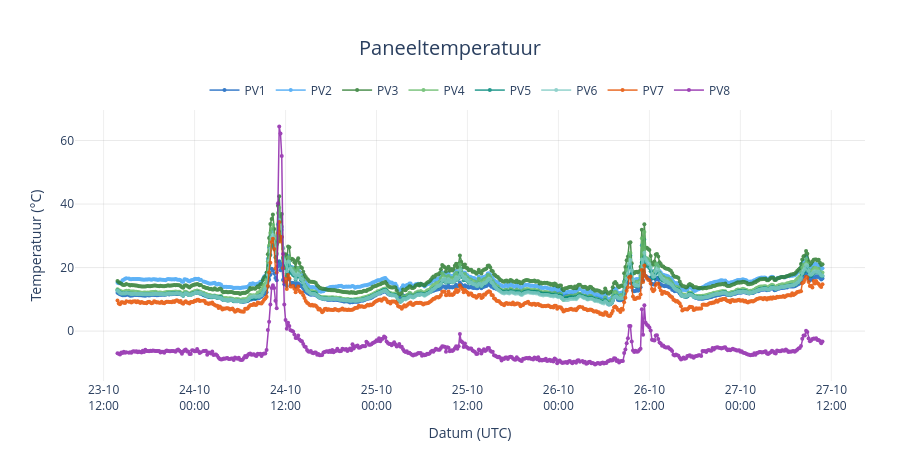
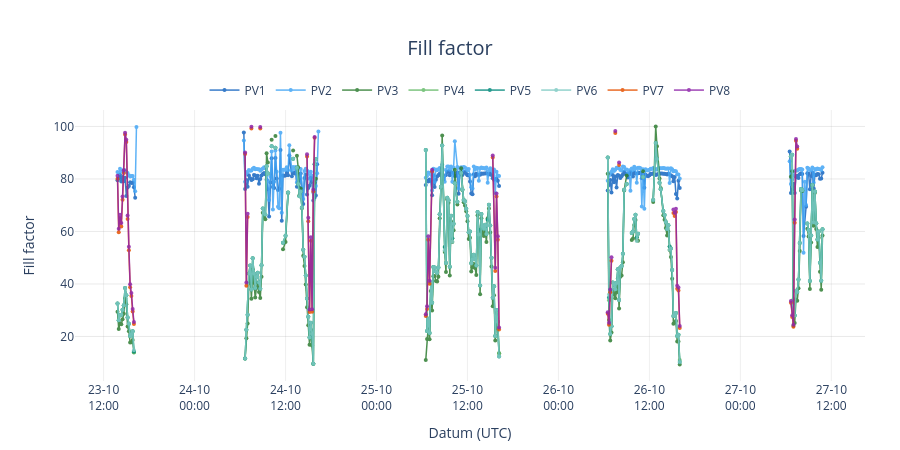
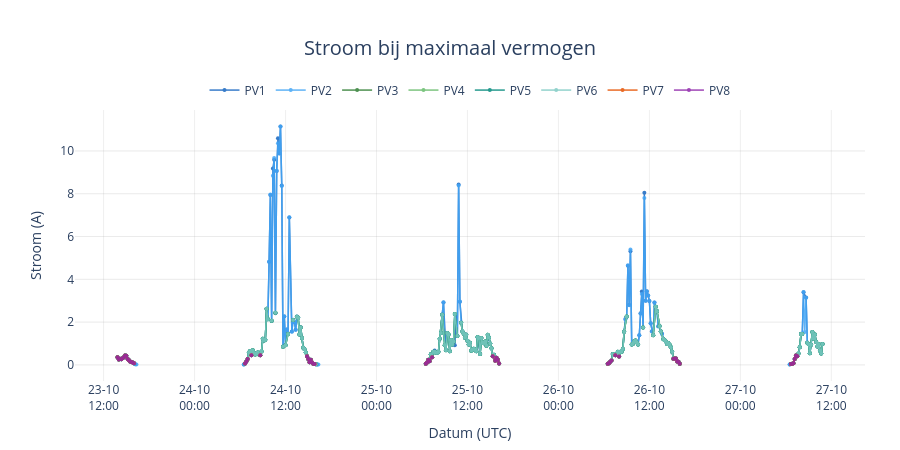
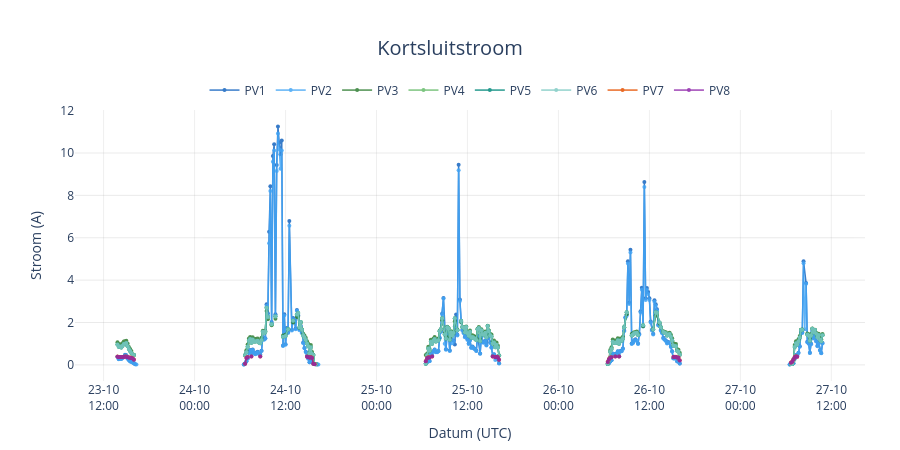

Notebook source saved alongside these figures, in order:
### Markdown cell above
### 3.3 Tijdreeksen van de zonnepaneelmetingen

Naast de verdeling van de meetwaarden is ook het verloop in de tijd interessant. Daarom worden de zes meetvariabelen uitgezet tegen de tijd.

De tijdreeksen geven inzicht in:

- De veranderingen in paneeltemperatuur gedurende de meetperiode.
- De variatie in de fill factor en elektrische meetwaarden.
- De overeenkomsten en verschillen tussen zonnepanelen.
- De aanwezigheid van uitschieters, onderbrekingen en terugkerende patronen.

De grafieken geven een overzicht van het tijdsafhankelijke gedrag van de zonnepanelen en illustreren welke natuurkundige relaties met deze dataset onderzocht zouden kunnen worden.

### Code cell
import pandas as pd
import plotly.graph_objects as go

# Meetvariabelen en bijbehorende titels
variabelen = {
    "Pt100": ("Paneeltemperatuur", "Temperatuur (°C)"),
    "ff": ("Fill factor", "Fill factor"),
    "impp": ("Stroom bij maximaal vermogen", "Stroom (A)"),
    "isc": ("Kortsluitstroom", "Stroom (A)"),
    "vmpp": ("Spanning bij maximaal vermogen", "Spanning (V)"),
    "voc": ("Openklemspanning", "Spanning (V)"),
    "CMP-10": ("CMP-10 metingen", "CMP-10 (eenheid onbekend)")
}

# Vaste kleuren per zonnepaneel
paneelkleuren = {
    "PvDevice-1": "#1565C0",
    "PvDevice-2": "#42A5F5",
    "PvDevice-3": "#2E7D32",
    "PvDevice-4": "#66BB6A",
    "PvDevice-5": "#00897B",
    "PvDevice-6": "#80CBC4",
    "PvDevice-7": "#E65100",
    "PvDevice-8": "#8E24AA"
}

# Data voorbereiden
df_tijd = df_solar.copy()

df_tijd["_time"] = pd.to_datetime(
    df_tijd["_time"], utc=True
)

# Panelen sorteren
panelen = sorted(
    df_tijd["label"].dropna().unique(),
    key=lambda naam: int(naam.split("-")[-1])
)

# Voor iedere variabele een onafhankelijke figuur
for variabele, (titel, eenheid) in variabelen.items():

    fig = go.Figure()

    # CMP-10 als één gezamenlijke tijdreeks weergeven
    if variabele == "CMP-10":

        data = df_tijd[["_time", "CMP-10"]].copy()

        data["CMP-10"] = pd.to_numeric(
            data["CMP-10"], errors="coerce"
        )

        data = data.dropna(
            subset=["_time", "CMP-10"]
        )

        # Eén waarde per tijdstip, om overlappende
        # registraties van meerdere panelen te voorkomen
        data = (
            data.groupby("_time", as_index=False)["CMP-10"]
            .median()
            .sort_values("_time")
        )

        # Meetgaten bepalen
        tijdverschil = (
            data["_time"]
            .diff()
            .dt.total_seconds()
            .div(60)
        )

        x_waarden = []
        y_waarden = []

        for tijd, waarde, verschil in zip(
            data["_time"],
            data["CMP-10"],
            tijdverschil
        ):

            if pd.notna(verschil) and verschil > 20:
                x_waarden.append(tijd)
                y_waarden.append(None)

            x_waarden.append(tijd)
            y_waarden.append(float(waarde))

        fig.add_trace(
            go.Scatter(
                x=x_waarden,
                y=y_waarden,
                mode="lines+markers",
                name="CMP-10",
                line=dict(
                    color="#D69E2E",
                    width=1.8
                ),
                marker=dict(size=3),
                opacity=0.9,
                connectgaps=False,
                hovertemplate=(
                    "<b>CMP-10</b>"
                    "<br>Tijd: %{x|%d-%m-%Y %H:%M}"
                    "<br>Waarde: %{y:.2f}"
                    "<extra></extra>"
                )
            )
        )

    # Overige variabelen per zonnepaneel weergeven
    else:

        for paneel in panelen:

            data = (
                df_tijd[df_tijd["label"] == paneel]
                .sort_values("_time")
                .copy()
            )

            # Alleen beschikbare waarden van deze variabele
            data = data.dropna(subset=[variabele])

            # Meetgaten groter dan 20 minuten bepalen
            tijdverschil = (
                data["_time"]
                .diff()
                .dt.total_seconds()
                .div(60)
            )

            x_waarden = []
            y_waarden = []

            for tijd, waarde, verschil in zip(
                data["_time"],
                data[variabele],
                tijdverschil
            ):

                if pd.notna(verschil) and verschil > 20:
                    x_waarden.append(tijd)
                    y_waarden.append(None)

                x_waarden.append(tijd)
                y_waarden.append(float(waarde))

            paneelnaam = paneel.replace("PvDevice-", "PV")

            # Meetreeks toevoegen
            fig.add_trace(
                go.Scatter(
                    x=x_waarden,
                    y=y_waarden,
                    mode="lines+markers",
                    name=paneelnaam,
                    line=dict(
                        color=paneelkleuren[paneel],
                        width=1.5
                    ),
                    marker=dict(size=4),
                    opacity=0.85,
                    connectgaps=False,
                    hovertemplate=(
                        f"<b>{paneelnaam}</b>"
                        "<br>Tijd: %{x|%d-%m-%Y %H:%M}"
                        "<br>Waarde: %{y:.2f}"
                        "<extra></extra>"
                    )
                )
            )

    # Opmaak van iedere individuele figuur
    fig.update_layout(
        title=dict(
            text=titel,
            x=0.5,
            xanchor="center",
            font=dict(size=20)
        ),
        xaxis_title="Datum (UTC)",
        yaxis_title=eenheid,
        height=450,
        template="plotly_white",
        hovermode="closest",
        showlegend=(variabele != "CMP-10"),
        legend=dict(
            orientation="h",
            x=0.5,
            xanchor="center",
            y=1.02,
            yanchor="bottom"
        ),
        margin=dict(
            l=75,
            r=35,
            t=110,
            b=65
        )
    )

    fig.update_xaxes(
        tickformat="%d-%m\n%H:%M",
        showgrid=True,
        gridcolor="rgba(150,150,150,0.15)"
    )

    fig.update_yaxes(
        showgrid=True,
        gridcolor="rgba(150,150,150,0.2)",
        zeroline=False
    )

    # Elke figuur afzonderlijk weergeven
    fig.show()

### Figure 1 — Plotly figure (JSON) as saved in the notebook; plotly's stock layout.template omitted (floating-point values rounded to 4 significant figures; data arrays with more than 128 entries replaced by an {"elided": "..."} marker saying what was removed)
{"data": [{"connectgaps": false, "hovertemplate": "<b>PV1</b><br>Tijd: %{x|%d-%m-%Y %H:%M}<br>Waarde: %{y:.2f}<extra></extra>", "line": {"color": "#1565C0", "width": 1.5}, "marker": {"size": 4}, "mode": "lines+markers", "name": "PV1", "opacity": 0.85, "type": "scatter", "x": {"elided": "556 str values"}, "y": {"elided": "556 float values"}}, {"connectgaps": false, "hovertemplate": "<b>PV2</b><br>Tijd: %{x|%d-%m-%Y %H:%M}<br>Waarde: %{y:.2f}<extra></extra>", "line": {"color": "#42A5F5", "width": 1.5}, "marker": {"size": 4}, "mode": "lines+markers", "name": "PV2", "opacity": 0.85, "type": "scatter", "x": {"elided": "556 str values"}, "y": {"elided": "556 float values"}}, {"connectgaps": false, "hovertemplate": "<b>PV3</b><br>Tijd: %{x|%d-%m-%Y %H:%M}<br>Waarde: %{y:.2f}<extra></extra>", "line": {"color": "#2E7D32", "width": 1.5}, "marker": {"size": 4}, "mode": "lines+markers", "name": "PV3", "opacity": 0.85, "type": "scatter", "x": {"elided": "556 str values"}, "y": {"elided": "556 float values"}}, {"connectgaps": false, "hovertemplate": "<b>PV4</b><br>Tijd: %{x|%d-%m-%Y %H:%M}<br>Waarde: %{y:.2f}<extra></extra>", "line": {"color": "#66BB6A", "width": 1.5}, "marker": {"size": 4}, "mode": "lines+markers", "name": "PV4", "opacity": 0.85, "type": "scatter", "x": {"elided": "556 str values"}, "y": {"elided": "556 float values"}}, {"connectgaps": false, "hovertemplate": "<b>PV5</b><br>Tijd: %{x|%d-%m-%Y %H:%M}<br>Waarde: %{y:.2f}<extra></extra>", "line": {"color": "#00897B", "width": 1.5}, "marker": {"size": 4}, "mode": "lines+markers", "name": "PV5", "opacity": 0.85, "type": "scatter", "x": {"elided": "556 str values"}, "y": {"elided": "556 float values"}}, {"connectgaps": false, "hovertemplate": "<b>PV6</b><br>Tijd: %{x|%d-%m-%Y %H:%M}<br>Waarde: %{y:.2f}<extra></extra>", "line": {"color": "#80CBC4", "width": 1.5}, "marker": {"size": 4}, "mode": "lines+markers", "name": "PV6", "opacity": 0.85, "type": "scatter", "x": {"elided": "556 str values"}, "y": {"elided": "556 float values"}}, {"connectgaps": false, "hovertemplate": "<b>PV7</b><br>Tijd: %{x|%d-%m-%Y %H:%M}<br>Waarde: %{y:.2f}<extra></extra>", "line": {"color": "#E65100", "width": 1.5}, "marker": {"size": 4}, "mode": "lines+markers", "name": "PV7", "opacity": 0.85, "type": "scatter", "x": {"elided": "556 str values"}, "y": {"elided": "556 float values"}}, {"connectgaps": false, "hovertemplate": "<b>PV8</b><br>Tijd: %{x|%d-%m-%Y %H:%M}<br>Waarde: %{y:.2f}<extra></extra>", "line": {"color": "#8E24AA", "width": 1.5}, "marker": {"size": 4}, "mode": "lines+markers", "name": "PV8", "opacity": 0.85, "type": "scatter", "x": {"elided": "556 str values"}, "y": {"elided": "556 float values"}}], "layout": {"height": 450, "hovermode": "closest", "legend": {"orientation": "h", "x": 0.5, "xanchor": "center", "y": 1.02, "yanchor": "bottom"}, "margin": {"b": 65, "l": 75, "r": 35, "t": 110}, "showlegend": true, "title": {"font": {"size": 20}, "text": "Paneeltemperatuur", "x": 0.5, "xanchor": "center"}, "xaxis": {"gridcolor": "rgba(150,150,150,0.15)", "showgrid": true, "tickformat": "%d-%m\n%H:%M", "title": {"text": "Datum (UTC)"}}, "yaxis": {"gridcolor": "rgba(150,150,150,0.2)", "showgrid": true, "title": {"text": "Temperatuur (°C)"}, "zeroline": false}}}

### Figure 2 — Plotly figure (JSON) as saved in the notebook; plotly's stock layout.template omitted (floating-point values rounded to 4 significant figures; data arrays with more than 128 entries replaced by an {"elided": "..."} marker saying what was removed)
{"data": [{"connectgaps": false, "hovertemplate": "<b>PV1</b><br>Tijd: %{x|%d-%m-%Y %H:%M}<br>Waarde: %{y:.2f}<extra></extra>", "line": {"color": "#1565C0", "width": 1.5}, "marker": {"size": 4}, "mode": "lines+markers", "name": "PV1", "opacity": 0.85, "type": "scatter", "x": {"elided": "213 str values"}, "y": {"elided": "213 float values"}}, {"connectgaps": false, "hovertemplate": "<b>PV2</b><br>Tijd: %{x|%d-%m-%Y %H:%M}<br>Waarde: %{y:.2f}<extra></extra>", "line": {"color": "#42A5F5", "width": 1.5}, "marker": {"size": 4}, "mode": "lines+markers", "name": "PV2", "opacity": 0.85, "type": "scatter", "x": {"elided": "222 str values"}, "y": {"elided": "222 float values"}}, {"connectgaps": false, "hovertemplate": "<b>PV3</b><br>Tijd: %{x|%d-%m-%Y %H:%M}<br>Waarde: %{y:.2f}<extra></extra>", "line": {"color": "#2E7D32", "width": 1.5}, "marker": {"size": 4}, "mode": "lines+markers", "name": "PV3", "opacity": 0.85, "type": "scatter", "x": {"elided": "188 str values"}, "y": {"elided": "188 float values"}}, {"connectgaps": false, "hovertemplate": "<b>PV4</b><br>Tijd: %{x|%d-%m-%Y %H:%M}<br>Waarde: %{y:.2f}<extra></extra>", "line": {"color": "#66BB6A", "width": 1.5}, "marker": {"size": 4}, "mode": "lines+markers", "name": "PV4", "opacity": 0.85, "type": "scatter", "x": {"elided": "188 str values"}, "y": {"elided": "188 float values"}}, {"connectgaps": false, "hovertemplate": "<b>PV5</b><br>Tijd: %{x|%d-%m-%Y %H:%M}<br>Waarde: %{y:.2f}<extra></extra>", "line": {"color": "#00897B", "width": 1.5}, "marker": {"size": 4}, "mode": "lines+markers", "name": "PV5", "opacity": 0.85, "type": "scatter", "x": {"elided": "188 str values"}, "y": {"elided": "188 float values"}}, {"connectgaps": false, "hovertemplate": "<b>PV6</b><br>Tijd: %{x|%d-%m-%Y %H:%M}<br>Waarde: %{y:.2f}<extra></extra>", "line": {"color": "#80CBC4", "width": 1.5}, "marker": {"size": 4}, "mode": "lines+markers", "name": "PV6", "opacity": 0.85, "type": "scatter", "x": {"elided": "188 str values"}, "y": {"elided": "188 float values"}}, {"connectgaps": false, "hovertemplate": "<b>PV7</b><br>Tijd: %{x|%d-%m-%Y %H:%M}<br>Waarde: %{y:.2f}<extra></extra>", "line": {"color": "#E65100", "width": 1.5}, "marker": {"size": 4}, "mode": "lines+markers", "name": "PV7", "opacity": 0.85, "type": "scatter", "x": ["2026-10-23T13:50:00+00:00", "2026-10-23T14:00:00+00:00", "2026-10-23T14:10:00+00:00", "2026-10-23T14:20:00+00:00", "2026-10-23T14:30:00+00:00", "2026-10-23T14:40:00+00:00", "2026-10-23T14:50:00+00:00", "2026-10-23T15:00:00+00:00", "2026-10-23T15:10:00+00:00", "2026-10-23T15:20:00+00:00", "2026-10-23T15:30:00+00:00", "2026-10-23T15:40:00+00:00", "2026-10-23T15:50:00+00:00", "2026-10-23T16:00:00+00:00", "2026-10-24T06:40:00+00:00", "2026-10-24T06:40:00+00:00", "2026-10-24T06:50:00+00:00", "2026-10-24T07:00:00+00:00", "2026-10-24T07:30:00+00:00", "2026-10-24T07:30:00+00:00", "2026-10-24T08:40:00+00:00", "2026-10-24T08:40:00+00:00", "2026-10-24T14:50:00+00:00", "2026-10-24T14:50:00+00:00", "2026-10-24T15:00:00+00:00", "2026-10-24T15:10:00+00:00", "2026-10-24T15:20:00+00:00", "2026-10-24T15:30:00+00:00", "2026-10-24T15:40:00+00:00", "2026-10-24T15:50:00+00:00", "2026-10-25T06:30:00+00:00", "2026-10-25T06:30:00+00:00", "2026-10-25T06:40:00+00:00", "2026-10-25T06:50:00+00:00", "2026-10-25T07:00:00+00:00", "2026-10-25T07:20:00+00:00", "2026-10-25T15:20:00+00:00", "2026-10-25T15:20:00+00:00", "2026-10-25T15:40:00+00:00", "2026-10-25T15:50:00+00:00", "2026-10-25T16:00:00+00:00", "2026-10-25T16:10:00+00:00", "2026-10-26T06:30:00+00:00", "2026-10-26T06:30:00+00:00", "2026-10-26T06:40:00+00:00", "2026-10-26T06:50:00+00:00", "2026-10-26T07:00:00+00:00", "2026-10-26T07:30:00+00:00", "2026-10-26T07:30:00+00:00", "2026-10-26T08:00:00+00:00", "2026-10-26T08:00:00+00:00", "2026-10-26T15:10:00+00:00", "2026-10-26T15:10:00+00:00", "2026-10-26T15:20:00+00:00", "2026-10-26T15:30:00+00:00", "2026-10-26T15:40:00+00:00", "2026-10-26T15:50:00+00:00", "2026-10-26T16:00:00+00:00", "2026-10-27T06:40:00+00:00", "2026-10-27T06:40:00+00:00", "2026-10-27T06:50:00+00:00", "2026-10-27T07:00:00+00:00", "2026-10-27T07:10:00+00:00", "2026-10-27T07:20:00+00:00", "2026-10-27T07:30:00+00:00"], "y": [80.09, 59.72, 65.08, 61.91, 72.11, 82.26, 96.94, 94.11, 64.75, 52.88, 38.75, 35.47, 29.52, 24.75, null, 89.52, 39.34, 65.47, null, 99.26, null, 99.21, null, 88.53, 63.93, 29.31, 56.49, 29.4, 75.24, 95.73, null, 27.84, 30.5, 56.82, 40.11, 82.83, null, 88.21, 44.98, 73.34, 56.88, 22.69, null, 28.68, 24.44, 36.81, 48.86, null, 97.56, null, 85.36, null, 67.08, 65.93, 67.41, 38.23, 37.55, 23.28, null, 32.89, 27.45, 23.69, 63.29, 94.56, 91.53]}, {"connectgaps": false, "hovertemplate": "<b>PV8</b><br>Tijd: %{x|%d-%m-%Y %H:%M}<br>Waarde: %{y:.2f}<extra></extra>", "line": {"color": "#8E24AA", "width": 1.5}, "marker": {"size": 4}, "mode": "lines+markers", "name": "PV8", "opacity": 0.85, "type": "scatter", "x": ["2026-10-23T13:50:00+00:00", "2026-10-23T14:00:00+00:00", "2026-10-23T14:10:00+00:00", "2026-10-23T14:20:00+00:00", "2026-10-23T14:30:00+00:00", "2026-10-23T14:40:00+00:00", "2026-10-23T14:50:00+00:00", "2026-10-23T15:00:00+00:00", "2026-10-23T15:10:00+00:00", "2026-10-23T15:20:00+00:00", "2026-10-23T15:30:00+00:00", "2026-10-23T15:40:00+00:00", "2026-10-23T15:50:00+00:00", "2026-10-23T16:00:00+00:00", "2026-10-24T06:40:00+00:00", "2026-10-24T06:40:00+00:00", "2026-10-24T06:50:00+00:00", "2026-10-24T07:00:00+00:00", "2026-10-24T07:30:00+00:00", "2026-10-24T07:30:00+00:00", "2026-10-24T08:40:00+00:00", "2026-10-24T08:40:00+00:00", "2026-10-24T14:50:00+00:00", "2026-10-24T14:50:00+00:00", "2026-10-24T15:00:00+00:00", "2026-10-24T15:10:00+00:00", "2026-10-24T15:20:00+00:00", "2026-10-24T15:30:00+00:00", "2026-10-24T15:40:00+00:00", "2026-10-24T15:50:00+00:00", "2026-10-25T06:30:00+00:00", "2026-10-25T06:30:00+00:00", "2026-10-25T06:40:00+00:00", "2026-10-25T06:50:00+00:00", "2026-10-25T07:00:00+00:00", "2026-10-25T07:20:00+00:00", "2026-10-25T15:20:00+00:00", "2026-10-25T15:20:00+00:00", "2026-10-25T15:40:00+00:00", "2026-10-25T15:50:00+00:00", "2026-10-25T16:00:00+00:00", "2026-10-25T16:10:00+00:00", "2026-10-26T06:30:00+00:00", "2026-10-26T06:30:00+00:00", "2026-10-26T06:40:00+00:00", "2026-10-26T06:50:00+00:00", "2026-10-26T07:00:00+00:00", "2026-10-26T07:30:00+00:00", "2026-10-26T07:30:00+00:00", "2026-10-26T08:00:00+00:00", "2026-10-26T08:00:00+00:00", "2026-10-26T15:10:00+00:00", "2026-10-26T15:10:00+00:00", "2026-10-26T15:20:00+00:00", "2026-10-26T15:30:00+00:00", "2026-10-26T15:40:00+00:00", "2026-10-26T15:50:00+00:00", "2026-10-26T16:00:00+00:00", "2026-10-27T06:40:00+00:00", "2026-10-27T06:40:00+00:00", "2026-10-27T06:50:00+00:00", "2026-10-27T07:00:00+00:00", "2026-10-27T07:10:00+00:00", "2026-10-27T07:20:00+00:00", "2026-10-27T07:30:00+00:00"], "y": [81.21, 61.03, 66.39, 63.23, 73.36, 83.34, 97.65, 94.94, 66.07, 54.19, 39.86, 36.55, 30.51, 25.56, null, 90.05, 40.52, 66.77, null, 99.87, null, 99.82, null, 89.46, 65.22, 30.26, 57.8, 30.36, 75.9, 95.96, null, 28.48, 31.53, 58.14, 41.22, 83.52, null, 88.94, 46.14, 74.5, 58.14, 23.44, null, 29.28, 25.22, 37.87, 50.14, null, 98.29, null, 86.26, null, 68.33, 67.17, 68.68, 39.33, 38.66, 24.02, null, 33.5, 28.08, 24.46, 64.58, 95.24, 92.34]}], "layout": {"height": 450, "hovermode": "closest", "legend": {"orientation": "h", "x": 0.5, "xanchor": "center", "y": 1.02, "yanchor": "bottom"}, "margin": {"b": 65, "l": 75, "r": 35, "t": 110}, "showlegend": true, "title": {"font": {"size": 20}, "text": "Fill factor", "x": 0.5, "xanchor": "center"}, "xaxis": {"gridcolor": "rgba(150,150,150,0.15)", "showgrid": true, "tickformat": "%d-%m\n%H:%M", "title": {"text": "Datum (UTC)"}}, "yaxis": {"gridcolor": "rgba(150,150,150,0.2)", "showgrid": true, "title": {"text": "Fill factor"}, "zeroline": false}}}

### Figure 3 — Plotly figure (JSON) as saved in the notebook; plotly's stock layout.template omitted (floating-point values rounded to 4 significant figures; data arrays with more than 128 entries replaced by an {"elided": "..."} marker saying what was removed)
{"data": [{"connectgaps": false, "hovertemplate": "<b>PV1</b><br>Tijd: %{x|%d-%m-%Y %H:%M}<br>Waarde: %{y:.2f}<extra></extra>", "line": {"color": "#1565C0", "width": 1.5}, "marker": {"size": 4}, "mode": "lines+markers", "name": "PV1", "opacity": 0.85, "type": "scatter", "x": {"elided": "213 str values"}, "y": {"elided": "213 float values"}}, {"connectgaps": false, "hovertemplate": "<b>PV2</b><br>Tijd: %{x|%d-%m-%Y %H:%M}<br>Waarde: %{y:.2f}<extra></extra>", "line": {"color": "#42A5F5", "width": 1.5}, "marker": {"size": 4}, "mode": "lines+markers", "name": "PV2", "opacity": 0.85, "type": "scatter", "x": {"elided": "222 str values"}, "y": {"elided": "222 float values"}}, {"connectgaps": false, "hovertemplate": "<b>PV3</b><br>Tijd: %{x|%d-%m-%Y %H:%M}<br>Waarde: %{y:.2f}<extra></extra>", "line": {"color": "#2E7D32", "width": 1.5}, "marker": {"size": 4}, "mode": "lines+markers", "name": "PV3", "opacity": 0.85, "type": "scatter", "x": {"elided": "188 str values"}, "y": {"elided": "188 float values"}}, {"connectgaps": false, "hovertemplate": "<b>PV4</b><br>Tijd: %{x|%d-%m-%Y %H:%M}<br>Waarde: %{y:.2f}<extra></extra>", "line": {"color": "#66BB6A", "width": 1.5}, "marker": {"size": 4}, "mode": "lines+markers", "name": "PV4", "opacity": 0.85, "type": "scatter", "x": {"elided": "188 str values"}, "y": {"elided": "188 float values"}}, {"connectgaps": false, "hovertemplate": "<b>PV5</b><br>Tijd: %{x|%d-%m-%Y %H:%M}<br>Waarde: %{y:.2f}<extra></extra>", "line": {"color": "#00897B", "width": 1.5}, "marker": {"size": 4}, "mode": "lines+markers", "name": "PV5", "opacity": 0.85, "type": "scatter", "x": {"elided": "188 str values"}, "y": {"elided": "188 float values"}}, {"connectgaps": false, "hovertemplate": "<b>PV6</b><br>Tijd: %{x|%d-%m-%Y %H:%M}<br>Waarde: %{y:.2f}<extra></extra>", "line": {"color": "#80CBC4", "width": 1.5}, "marker": {"size": 4}, "mode": "lines+markers", "name": "PV6", "opacity": 0.85, "type": "scatter", "x": {"elided": "188 str values"}, "y": {"elided": "188 float values"}}, {"connectgaps": false, "hovertemplate": "<b>PV7</b><br>Tijd: %{x|%d-%m-%Y %H:%M}<br>Waarde: %{y:.2f}<extra></extra>", "line": {"color": "#E65100", "width": 1.5}, "marker": {"size": 4}, "mode": "lines+markers", "name": "PV7", "opacity": 0.85, "type": "scatter", "x": ["2026-10-23T13:50:00+00:00", "2026-10-23T14:00:00+00:00", "2026-10-23T14:10:00+00:00", "2026-10-23T14:20:00+00:00", "2026-10-23T14:30:00+00:00", "2026-10-23T14:40:00+00:00", "2026-10-23T14:50:00+00:00", "2026-10-23T15:00:00+00:00", "2026-10-23T15:10:00+00:00", "2026-10-23T15:20:00+00:00", "2026-10-23T15:30:00+00:00", "2026-10-23T15:40:00+00:00", "2026-10-23T15:50:00+00:00", "2026-10-23T16:00:00+00:00", "2026-10-24T06:40:00+00:00", "2026-10-24T06:40:00+00:00", "2026-10-24T06:50:00+00:00", "2026-10-24T07:00:00+00:00", "2026-10-24T07:30:00+00:00", "2026-10-24T07:30:00+00:00", "2026-10-24T08:40:00+00:00", "2026-10-24T08:40:00+00:00", "2026-10-24T14:50:00+00:00", "2026-10-24T14:50:00+00:00", "2026-10-24T15:00:00+00:00", "2026-10-24T15:10:00+00:00", "2026-10-24T15:20:00+00:00", "2026-10-24T15:30:00+00:00", "2026-10-24T15:40:00+00:00", "2026-10-24T15:50:00+00:00", "2026-10-25T06:30:00+00:00", "2026-10-25T06:30:00+00:00", "2026-10-25T06:40:00+00:00", "2026-10-25T06:50:00+00:00", "2026-10-25T07:00:00+00:00", "2026-10-25T07:20:00+00:00", "2026-10-25T15:20:00+00:00", "2026-10-25T15:20:00+00:00", "2026-10-25T15:40:00+00:00", "2026-10-25T15:50:00+00:00", "2026-10-25T16:00:00+00:00", "2026-10-25T16:10:00+00:00", "2026-10-26T06:30:00+00:00", "2026-10-26T06:30:00+00:00", "2026-10-26T06:40:00+00:00", "2026-10-26T06:50:00+00:00", "2026-10-26T07:00:00+00:00", "2026-10-26T07:30:00+00:00", "2026-10-26T07:30:00+00:00", "2026-10-26T08:00:00+00:00", "2026-10-26T08:00:00+00:00", "2026-10-26T15:10:00+00:00", "2026-10-26T15:10:00+00:00", "2026-10-26T15:20:00+00:00", "2026-10-26T15:30:00+00:00", "2026-10-26T15:40:00+00:00", "2026-10-26T15:50:00+00:00", "2026-10-26T16:00:00+00:00", "2026-10-27T06:40:00+00:00", "2026-10-27T06:40:00+00:00", "2026-10-27T06:50:00+00:00", "2026-10-27T07:00:00+00:00", "2026-10-27T07:10:00+00:00", "2026-10-27T07:20:00+00:00", "2026-10-27T07:30:00+00:00"], "y": [0.3608, 0.2575, 0.2831, 0.268, 0.3137, 0.3636, 0.442, 0.4248, 0.2771, 0.2149, 0.1553, 0.1355, 0.1079, 0.07351, null, 0.06201, 0.1545, 0.2773, null, 0.4537, null, 0.4518, null, 0.4011, 0.278, 0.12, 0.2434, 0.1167, 0.05532, 0.04371, null, 0.05902, 0.1167, 0.2365, 0.1668, 0.3539, null, 0.4047, 0.193, 0.3321, 0.2431, 0.06396, null, 0.04842, 0.07767, 0.1493, 0.2062, null, 0.4512, null, 0.39, null, 0.2915, 0.2938, 0.295, 0.1568, 0.1521, 0.05808, null, 0.04218, 0.04972, 0.07227, 0.2726, 0.4384, 0.4087]}, {"connectgaps": false, "hovertemplate": "<b>PV8</b><br>Tijd: %{x|%d-%m-%Y %H:%M}<br>Waarde: %{y:.2f}<extra></extra>", "line": {"color": "#8E24AA", "width": 1.5}, "marker": {"size": 4}, "mode": "lines+markers", "name": "PV8", "opacity": 0.85, "type": "scatter", "x": ["2026-10-23T13:50:00+00:00", "2026-10-23T14:00:00+00:00", "2026-10-23T14:10:00+00:00", "2026-10-23T14:20:00+00:00", "2026-10-23T14:30:00+00:00", "2026-10-23T14:40:00+00:00", "2026-10-23T14:50:00+00:00", "2026-10-23T15:00:00+00:00", "2026-10-23T15:10:00+00:00", "2026-10-23T15:20:00+00:00", "2026-10-23T15:30:00+00:00", "2026-10-23T15:40:00+00:00", "2026-10-23T15:50:00+00:00", "2026-10-23T16:00:00+00:00", "2026-10-24T06:40:00+00:00", "2026-10-24T06:40:00+00:00", "2026-10-24T06:50:00+00:00", "2026-10-24T07:00:00+00:00", "2026-10-24T07:30:00+00:00", "2026-10-24T07:30:00+00:00", "2026-10-24T08:40:00+00:00", "2026-10-24T08:40:00+00:00", "2026-10-24T14:50:00+00:00", "2026-10-24T14:50:00+00:00", "2026-10-24T15:00:00+00:00", "2026-10-24T15:10:00+00:00", "2026-10-24T15:20:00+00:00", "2026-10-24T15:30:00+00:00", "2026-10-24T15:40:00+00:00", "2026-10-24T15:50:00+00:00", "2026-10-25T06:30:00+00:00", "2026-10-25T06:30:00+00:00", "2026-10-25T06:40:00+00:00", "2026-10-25T06:50:00+00:00", "2026-10-25T07:00:00+00:00", "2026-10-25T07:20:00+00:00", "2026-10-25T15:20:00+00:00", "2026-10-25T15:20:00+00:00", "2026-10-25T15:40:00+00:00", "2026-10-25T15:50:00+00:00", "2026-10-25T16:00:00+00:00", "2026-10-25T16:10:00+00:00", "2026-10-26T06:30:00+00:00", "2026-10-26T06:30:00+00:00", "2026-10-26T06:40:00+00:00", "2026-10-26T06:50:00+00:00", "2026-10-26T07:00:00+00:00", "2026-10-26T07:30:00+00:00", "2026-10-26T07:30:00+00:00", "2026-10-26T08:00:00+00:00", "2026-10-26T08:00:00+00:00", "2026-10-26T15:10:00+00:00", "2026-10-26T15:10:00+00:00", "2026-10-26T15:20:00+00:00", "2026-10-26T15:30:00+00:00", "2026-10-26T15:40:00+00:00", "2026-10-26T15:50:00+00:00", "2026-10-26T16:00:00+00:00", "2026-10-27T06:40:00+00:00", "2026-10-27T06:40:00+00:00", "2026-10-27T06:50:00+00:00", "2026-10-27T07:00:00+00:00", "2026-10-27T07:10:00+00:00", "2026-10-27T07:20:00+00:00", "2026-10-27T07:30:00+00:00"], "y": [0.3608, 0.2575, 0.2831, 0.268, 0.3137, 0.3636, 0.442, 0.4248, 0.2771, 0.2149, 0.1553, 0.1355, 0.1079, 0.07351, null, 0.06201, 0.1545, 0.2773, null, 0.4537, null, 0.4518, null, 0.4011, 0.278, 0.12, 0.2434, 0.1167, 0.05532, 0.04371, null, 0.05902, 0.1167, 0.2365, 0.1668, 0.3539, null, 0.4047, 0.193, 0.3321, 0.2431, 0.06396, null, 0.04842, 0.07767, 0.1493, 0.2062, null, 0.4512, null, 0.39, null, 0.2915, 0.2938, 0.295, 0.1568, 0.1521, 0.05808, null, 0.04218, 0.04972, 0.07227, 0.2726, 0.4384, 0.4087]}], "layout": {"height": 450, "hovermode": "closest", "legend": {"orientation": "h", "x": 0.5, "xanchor": "center", "y": 1.02, "yanchor": "bottom"}, "margin": {"b": 65, "l": 75, "r": 35, "t": 110}, "showlegend": true, "title": {"font": {"size": 20}, "text": "Stroom bij maximaal vermogen", "x": 0.5, "xanchor": "center"}, "xaxis": {"gridcolor": "rgba(150,150,150,0.15)", "showgrid": true, "tickformat": "%d-%m\n%H:%M", "title": {"text": "Datum (UTC)"}}, "yaxis": {"gridcolor": "rgba(150,150,150,0.2)", "showgrid": true, "title": {"text": "Stroom (A)"}, "zeroline": false}}}

### Figure 4 — Plotly figure (JSON) as saved in the notebook; plotly's stock layout.template omitted (floating-point values rounded to 4 significant figures; data arrays with more than 128 entries replaced by an {"elided": "..."} marker saying what was removed)
{"data": [{"connectgaps": false, "hovertemplate": "<b>PV1</b><br>Tijd: %{x|%d-%m-%Y %H:%M}<br>Waarde: %{y:.2f}<extra></extra>", "line": {"color": "#1565C0", "width": 1.5}, "marker": {"size": 4}, "mode": "lines+markers", "name": "PV1", "opacity": 0.85, "type": "scatter", "x": {"elided": "213 str values"}, "y": {"elided": "213 float values"}}, {"connectgaps": false, "hovertemplate": "<b>PV2</b><br>Tijd: %{x|%d-%m-%Y %H:%M}<br>Waarde: %{y:.2f}<extra></extra>", "line": {"color": "#42A5F5", "width": 1.5}, "marker": {"size": 4}, "mode": "lines+markers", "name": "PV2", "opacity": 0.85, "type": "scatter", "x": {"elided": "222 str values"}, "y": {"elided": "222 float values"}}, {"connectgaps": false, "hovertemplate": "<b>PV3</b><br>Tijd: %{x|%d-%m-%Y %H:%M}<br>Waarde: %{y:.2f}<extra></extra>", "line": {"color": "#2E7D32", "width": 1.5}, "marker": {"size": 4}, "mode": "lines+markers", "name": "PV3", "opacity": 0.85, "type": "scatter", "x": {"elided": "188 str values"}, "y": {"elided": "188 float values"}}, {"connectgaps": false, "hovertemplate": "<b>PV4</b><br>Tijd: %{x|%d-%m-%Y %H:%M}<br>Waarde: %{y:.2f}<extra></extra>", "line": {"color": "#66BB6A", "width": 1.5}, "marker": {"size": 4}, "mode": "lines+markers", "name": "PV4", "opacity": 0.85, "type": "scatter", "x": {"elided": "188 str values"}, "y": {"elided": "188 float values"}}, {"connectgaps": false, "hovertemplate": "<b>PV5</b><br>Tijd: %{x|%d-%m-%Y %H:%M}<br>Waarde: %{y:.2f}<extra></extra>", "line": {"color": "#00897B", "width": 1.5}, "marker": {"size": 4}, "mode": "lines+markers", "name": "PV5", "opacity": 0.85, "type": "scatter", "x": {"elided": "188 str values"}, "y": {"elided": "188 float values"}}, {"connectgaps": false, "hovertemplate": "<b>PV6</b><br>Tijd: %{x|%d-%m-%Y %H:%M}<br>Waarde: %{y:.2f}<extra></extra>", "line": {"color": "#80CBC4", "width": 1.5}, "marker": {"size": 4}, "mode": "lines+markers", "name": "PV6", "opacity": 0.85, "type": "scatter", "x": {"elided": "188 str values"}, "y": {"elided": "188 float values"}}, {"connectgaps": false, "hovertemplate": "<b>PV7</b><br>Tijd: %{x|%d-%m-%Y %H:%M}<br>Waarde: %{y:.2f}<extra></extra>", "line": {"color": "#E65100", "width": 1.5}, "marker": {"size": 4}, "mode": "lines+markers", "name": "PV7", "opacity": 0.85, "type": "scatter", "x": ["2026-10-23T13:50:00+00:00", "2026-10-23T14:00:00+00:00", "2026-10-23T14:10:00+00:00", "2026-10-23T14:20:00+00:00", "2026-10-23T14:30:00+00:00", "2026-10-23T14:40:00+00:00", "2026-10-23T14:50:00+00:00", "2026-10-23T15:00:00+00:00", "2026-10-23T15:10:00+00:00", "2026-10-23T15:20:00+00:00", "2026-10-23T15:30:00+00:00", "2026-10-23T15:40:00+00:00", "2026-10-23T15:50:00+00:00", "2026-10-23T16:00:00+00:00", "2026-10-24T06:40:00+00:00", "2026-10-24T06:40:00+00:00", "2026-10-24T06:50:00+00:00", "2026-10-24T07:00:00+00:00", "2026-10-24T07:30:00+00:00", "2026-10-24T07:30:00+00:00", "2026-10-24T08:40:00+00:00", "2026-10-24T08:40:00+00:00", "2026-10-24T14:50:00+00:00", "2026-10-24T14:50:00+00:00", "2026-10-24T15:00:00+00:00", "2026-10-24T15:10:00+00:00", "2026-10-24T15:20:00+00:00", "2026-10-24T15:30:00+00:00", "2026-10-24T15:40:00+00:00", "2026-10-24T15:50:00+00:00", "2026-10-25T06:30:00+00:00", "2026-10-25T06:30:00+00:00", "2026-10-25T06:40:00+00:00", "2026-10-25T06:50:00+00:00", "2026-10-25T07:00:00+00:00", "2026-10-25T07:20:00+00:00", "2026-10-25T15:20:00+00:00", "2026-10-25T15:20:00+00:00", "2026-10-25T15:40:00+00:00", "2026-10-25T15:50:00+00:00", "2026-10-25T16:00:00+00:00", "2026-10-25T16:10:00+00:00", "2026-10-26T06:30:00+00:00", "2026-10-26T06:30:00+00:00", "2026-10-26T06:40:00+00:00", "2026-10-26T06:50:00+00:00", "2026-10-26T07:00:00+00:00", "2026-10-26T07:30:00+00:00", "2026-10-26T07:30:00+00:00", "2026-10-26T08:00:00+00:00", "2026-10-26T08:00:00+00:00", "2026-10-26T15:10:00+00:00", "2026-10-26T15:10:00+00:00", "2026-10-26T15:20:00+00:00", "2026-10-26T15:30:00+00:00", "2026-10-26T15:40:00+00:00", "2026-10-26T15:50:00+00:00", "2026-10-26T16:00:00+00:00", "2026-10-27T06:40:00+00:00", "2026-10-27T06:40:00+00:00", "2026-10-27T06:50:00+00:00", "2026-10-27T07:00:00+00:00", "2026-10-27T07:10:00+00:00", "2026-10-27T07:20:00+00:00", "2026-10-27T07:30:00+00:00"], "y": [0.392, 0.3746, 0.3772, 0.3764, 0.3779, 0.3836, 0.3967, 0.3922, 0.3715, 0.3536, 0.3465, 0.3336, 0.3182, 0.2558, null, 0.05959, 0.3413, 0.3679, null, 0.3979, null, 0.3954, null, 0.3933, 0.3774, 0.3466, 0.3741, 0.3415, 0.05991, 0.03729, null, 0.1821, 0.3298, 0.3617, 0.3565, 0.3947, null, 0.3987, 0.3728, 0.3888, 0.3713, 0.2483, null, 0.1449, 0.2756, 0.3534, 0.3663, null, 0.4023, null, 0.3971, null, 0.378, 0.3824, 0.3798, 0.354, 0.352, 0.2161, null, 0.1098, 0.1523, 0.2603, 0.3738, 0.4032, 0.3878]}, {"connectgaps": false, "hovertemplate": "<b>PV8</b><br>Tijd: %{x|%d-%m-%Y %H:%M}<br>Waarde: %{y:.2f}<extra></extra>", "line": {"color": "#8E24AA", "width": 1.5}, "marker": {"size": 4}, "mode": "lines+markers", "name": "PV8", "opacity": 0.85, "type": "scatter", "x": ["2026-10-23T13:50:00+00:00", "2026-10-23T14:00:00+00:00", "2026-10-23T14:10:00+00:00", "2026-10-23T14:20:00+00:00", "2026-10-23T14:30:00+00:00", "2026-10-23T14:40:00+00:00", "2026-10-23T14:50:00+00:00", "2026-10-23T15:00:00+00:00", "2026-10-23T15:10:00+00:00", "2026-10-23T15:20:00+00:00", "2026-10-23T15:30:00+00:00", "2026-10-23T15:40:00+00:00", "2026-10-23T15:50:00+00:00", "2026-10-23T16:00:00+00:00", "2026-10-24T06:40:00+00:00", "2026-10-24T06:40:00+00:00", "2026-10-24T06:50:00+00:00", "2026-10-24T07:00:00+00:00", "2026-10-24T07:30:00+00:00", "2026-10-24T07:30:00+00:00", "2026-10-24T08:40:00+00:00", "2026-10-24T08:40:00+00:00", "2026-10-24T14:50:00+00:00", "2026-10-24T14:50:00+00:00", "2026-10-24T15:00:00+00:00", "2026-10-24T15:10:00+00:00", "2026-10-24T15:20:00+00:00", "2026-10-24T15:30:00+00:00", "2026-10-24T15:40:00+00:00", "2026-10-24T15:50:00+00:00", "2026-10-25T06:30:00+00:00", "2026-10-25T06:30:00+00:00", "2026-10-25T06:40:00+00:00", "2026-10-25T06:50:00+00:00", "2026-10-25T07:00:00+00:00", "2026-10-25T07:20:00+00:00", "2026-10-25T15:20:00+00:00", "2026-10-25T15:20:00+00:00", "2026-10-25T15:40:00+00:00", "2026-10-25T15:50:00+00:00", "2026-10-25T16:00:00+00:00", "2026-10-25T16:10:00+00:00", "2026-10-26T06:30:00+00:00", "2026-10-26T06:30:00+00:00", "2026-10-26T06:40:00+00:00", "2026-10-26T06:50:00+00:00", "2026-10-26T07:00:00+00:00", "2026-10-26T07:30:00+00:00", "2026-10-26T07:30:00+00:00", "2026-10-26T08:00:00+00:00", "2026-10-26T08:00:00+00:00", "2026-10-26T15:10:00+00:00", "2026-10-26T15:10:00+00:00", "2026-10-26T15:20:00+00:00", "2026-10-26T15:30:00+00:00", "2026-10-26T15:40:00+00:00", "2026-10-26T15:50:00+00:00", "2026-10-26T16:00:00+00:00", "2026-10-27T06:40:00+00:00", "2026-10-27T06:40:00+00:00", "2026-10-27T06:50:00+00:00", "2026-10-27T07:00:00+00:00", "2026-10-27T07:10:00+00:00", "2026-10-27T07:20:00+00:00", "2026-10-27T07:30:00+00:00"], "y": [0.3866, 0.3666, 0.3698, 0.3685, 0.3715, 0.3787, 0.3938, 0.3888, 0.3642, 0.345, 0.3369, 0.3238, 0.308, 0.2477, null, 0.05924, 0.3313, 0.3607, null, 0.3955, null, 0.3929, null, 0.3893, 0.37, 0.3357, 0.3657, 0.3307, 0.05939, 0.0372, null, 0.178, 0.319, 0.3535, 0.3469, 0.3914, null, 0.3954, 0.3635, 0.3828, 0.3633, 0.2403, null, 0.142, 0.267, 0.3435, 0.3569, null, 0.3992, null, 0.3929, null, 0.371, 0.3753, 0.3728, 0.344, 0.3419, 0.2095, null, 0.1079, 0.1489, 0.252, 0.3663, 0.4003, 0.3844]}], "layout": {"height": 450, "hovermode": "closest", "legend": {"orientation": "h", "x": 0.5, "xanchor": "center", "y": 1.02, "yanchor": "bottom"}, "margin": {"b": 65, "l": 75, "r": 35, "t": 110}, "showlegend": true, "title": {"font": {"size": 20}, "text": "Kortsluitstroom", "x": 0.5, "xanchor": "center"}, "xaxis": {"gridcolor": "rgba(150,150,150,0.15)", "showgrid": true, "tickformat": "%d-%m\n%H:%M", "title": {"text": "Datum (UTC)"}}, "yaxis": {"gridcolor": "rgba(150,150,150,0.2)", "showgrid": true, "title": {"text": "Stroom (A)"}, "zeroline": false}}}
